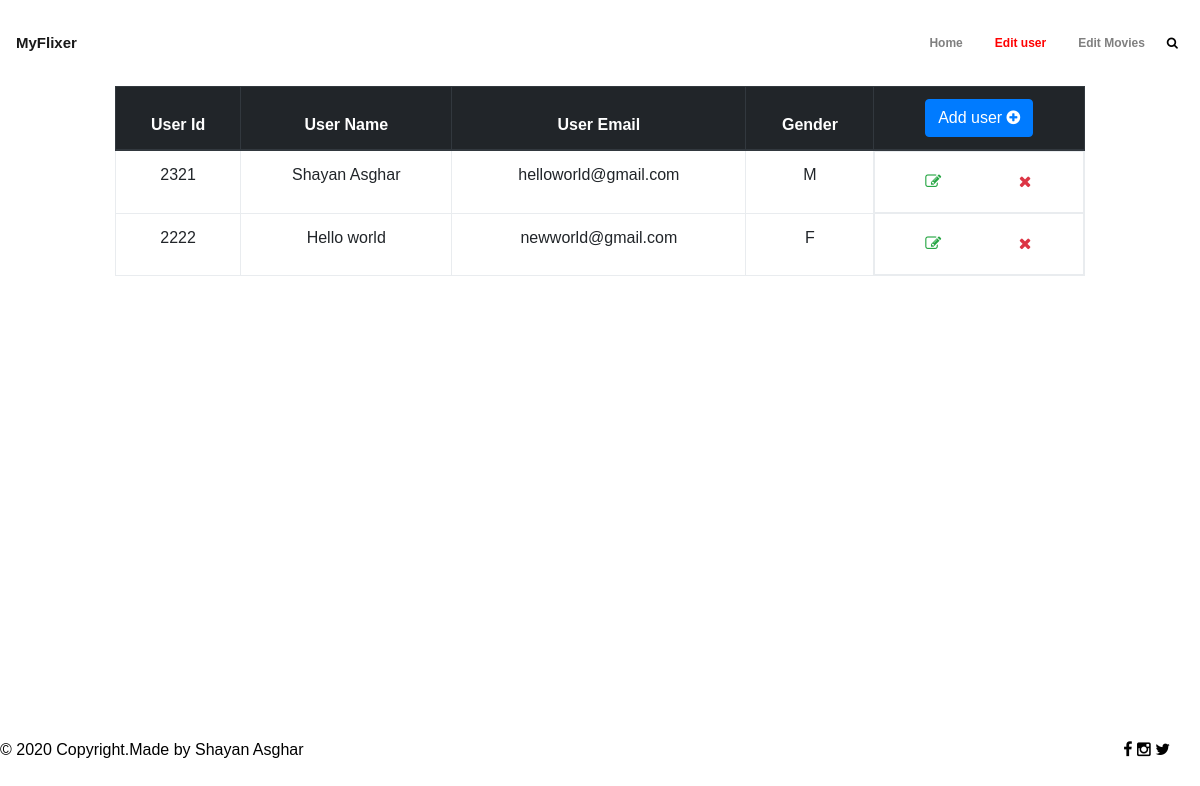
The page /home/users/ on the database as committed earlier.
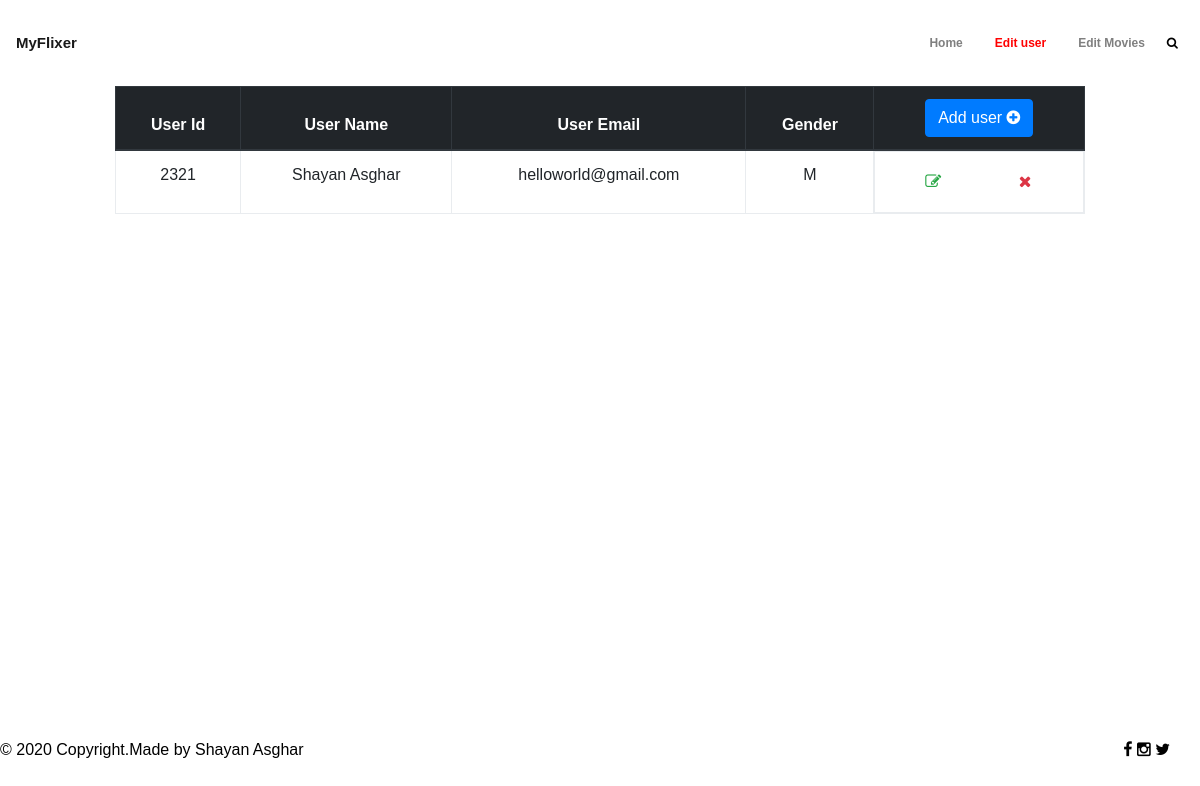
The same page on the database as committed later.
### Flixer/models.py (models this page shows, shortened)
class User(models.Model):
    user_id = models.CharField(max_length=10, primary_key=True)
    name = models.CharField(max_length=200)
    password = models.CharField(max_length=20)
    gender = models.CharField(max_length=2,
                              choices=[('M', 'Male'),
                                       ('F', 'Female')])
    email = models.EmailField()

### Flixer/views.py (the view)
# urls.py: path('home/users/', views.userPage, name="user-page"),
def userPage(request, added='no'):
    userData = User.objects.all()
    return render(request, 'admin_pages/usersData.html', {'userData': userData, 'added': added})

### Flixer/templates/admin_pages/usersData.html (shortened to what the changed rows need)
<!DOCTYPE html>
<html lang="en">
	<head>
        {% load static %}
        <link rel="stylesheet" type="text/css" href="{% static 'css/font-awesome.min.css' %}">
		<link rel="stylesheet" type = "text/css" href="{% static 'css/bootstrap.min.css' %}">
		<link rel="stylesheet" type="text/css" href="{% static 'css/styleUser.css' %}">
	</head>
        <body>
		<div class="main">
			<div class="content">
				<div class="container-fluid">
                    <div class = "userTable">
                        <table class = "table table-hover table-bordered">
                            <thead class = "thead-dark">
                                <tr>
                                    <th>User Id</th>
                                    <th>User Name</th>
                                    <th>User Email</th>
                                    <th>Gender</th>
                                    <th>
                                    <button type="button" class="btn btn-primary" data-toggle="modal" data-target="#exampleModalCenter">
                                      Add user
                                        <i class = "fa fa-plus-circle"></i>
                                    </button>
                                    </th>
                                </tr>
                            </thead>
                            <tbody>
                                {% for lines in userData %}
                                <tr>
                                        <td id = 'userId{{forloop.counter0}}'>{{ lines.user_id}}</td>
                                        <td>{{ lines.name}}</td>
                                        <td>{{ lines.email}}</td>
                                        <td>{{ lines.gender }}</td>
                                        <td id = "buttonGroup" style = "display: flex; justify-content: space-evenly;">
                                        <div class = "buttonGroupForm">
                                            <button type="button" onclick = "getId('userId{{forloop.counter0}}')" class="btn btn-outline-success" data-toggle="modal" data-target="#modalUserEdit">
                                                <i class = "fa fa-edit"></i>
                                            </button>
                                        </div>
                                        <form class = "buttonGroupForm" method="post" id = "deleteform" onsubmit = "return checkDelete()" action = "{% url 'Flixer:user-delete' %}">
                                            <button class = "btn btn-outline-danger" type="submit" ><i class = "fa fa-remove"></i></button>
                                        </form>
                                        </td>
                                </tr>
                                {% endfor %}
                            </tbody>
                        </table>
                    </div>
				</div>
			</div>
        </div>
</body>
</html>

Rows that differ between the two databases and show on the page:
removed User: user_id "2222", name "Hello world", email "newworld@gmail.com", gender "F"
